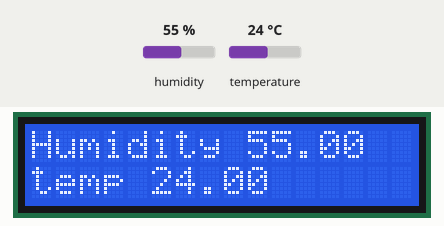
Bench run of a sketch on a simulated Arduino Uno, built with avr-gcc and run on an emulated ATmega328P. On the bench: 16×2 character LCD. The inputs (shaded band) are chosen by the test bench; at power-on: humidity 55 %, temperature 24 °C. What the sketch prints to the serial monitor is not drawn.

Above: at 3.7 s.
3.8 s: humidity set to 22 %
At 5.6 s:
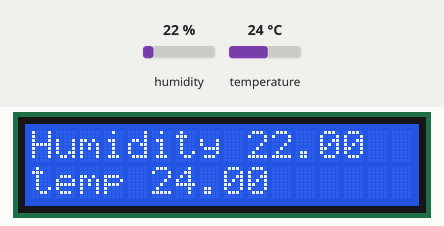
6.8 s: temperature set to 12 °C
At 7.8 s:
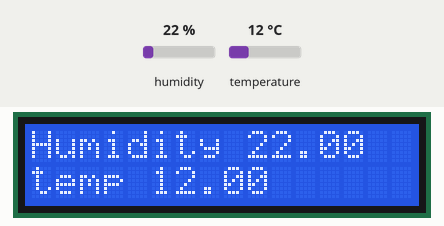
9.8 s: humidity set to 40 %
At 12.2 s:
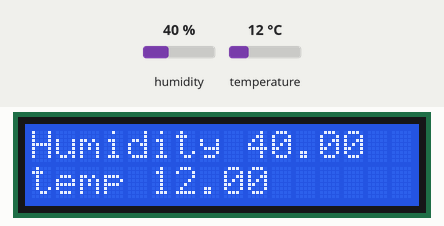
12.8 s: temperature set to 19 °C
At 14.4 s:
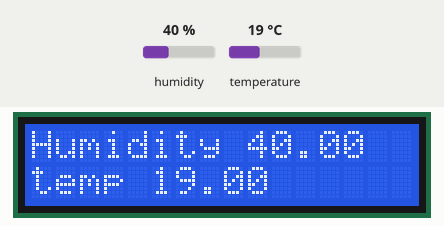
Timing chart, 0 to 15.9 s (numbered marks = the images above; inputs shaded):
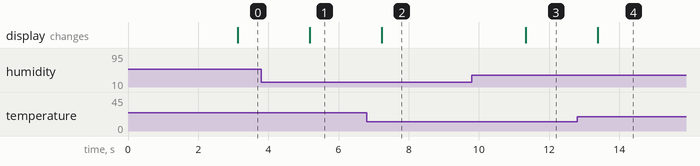

Measured:
- after the input at 3.8 s, the display: changes after 1.4 s (image 1)
- after the input at 6.8 s, the display: changes after 0.43 s (image 2)
- after the input at 9.8 s, the display: changes after 1.5 s (image 3)
- after the input at 12.8 s, the display: changes after 0.58 s (image 4)

The sketch:

Code002.ino
```cpp
// Example testing sketch for various DHT humidity/temperature sensors
//with LCD

#include <Wire.h>
#include <LiquidCrystal_PCF8574.h>

LiquidCrystal_PCF8574 lcd(0x3F);  // set the LCD address to 0x27 for a 16 chars and 2 line display


#include "DHT.h"

#define DHTPIN 2     // what digital pin we're connected to

// Uncomment whatever type you're using!
#define DHTTYPE DHT11   // DHT 11
//#define DHTTYPE DHT22   // DHT 22  (AM2302), AM2321
//#define DHTTYPE DHT21   // DHT 21 (AM2301)

// Connect pin 1 (on the left) of the sensor to +5V
// NOTE: If using a board with 3.3V logic like an Arduino Due connect pin 1
// to 3.3V instead of 5V!
// Connect pin 2 of the sensor to whatever your DHTPIN is
// Connect pin 4 (on the right) of the sensor to GROUND
// Connect a 10K resistor from pin 2 (data) to pin 1 (power) of the sensor

// Initialize DHT sensor.
// Note that older versions of this library took an optional third parameter to
// tweak the timings for faster processors.  This parameter is no longer needed
// as the current DHT reading algorithm adjusts itself to work on faster procs.
DHT dht(DHTPIN, DHTTYPE);

void setup() {
  Serial.begin(9600);
  Serial.println("DHTxx test!");

  dht.begin();
  Serial.println("LCD...");

  while (! Serial);

  Serial.println("Dose: check for LCD");

  // See http://playground.arduino.cc/Main/I2cScanner
  Wire.begin();
  Wire.beginTransmission(0x3F);
  int error = Wire.endTransmission();
  Serial.print("Error: ");
  Serial.print(error);

  if (error == 0) {
    Serial.println(": LCD found.");

  } else {
    Serial.println(": LCD not found.");
  } // if

  lcd.begin(16, 2); // initialize the lcd
  lcd.setBacklight(200);
  lcd.home(); lcd.clear();
  lcd.print("Hello LCD");
  delay(1000);

}

void loop() {
  // Wait a few seconds between measurements.
  delay(2000);

  // Reading temperature or humidity takes about 250 milliseconds!
  // Sensor readings may also be up to 2 seconds 'old' (its a very slow sensor)
  float h = dht.readHumidity();
  // Read temperature as Celsius (the default)
  float t = dht.readTemperature();
  // Read temperature as Fahrenheit (isFahrenheit = true)
  float f = dht.readTemperature(true);

  // Check if any reads failed and exit early (to try again).
  if (isnan(h) || isnan(t) || isnan(f)) {
    Serial.println("Failed to read from DHT sensor!");
    return;
  }

  // Compute heat index in Fahrenheit (the default)
  float hif = dht.computeHeatIndex(f, h);
  // Compute heat index in Celsius (isFahreheit = false)
  float hic = dht.computeHeatIndex(t, h, false);

  /*Serial.print("Humidity: ");
    Serial.print(h);
    Serial.print(" %\t");
    Serial.print("Temperature: ");
    Serial.print(t);
    Serial.print(" *C ");
    Serial.print(f);
    Serial.print(" *F\t");
    Serial.print("Heat index: ");
    Serial.print(hic);
    Serial.print(" *C ");
    Serial.print(hif);
    Serial.println(" *F");*/
    lcd.clear();
    lcd.setCursor(0, 0);
    lcd.print("Humidity ");
    lcd.print(h);
    lcd.setCursor(0, 1);
    lcd.print("temp ");
    lcd.print(t);


}
```
